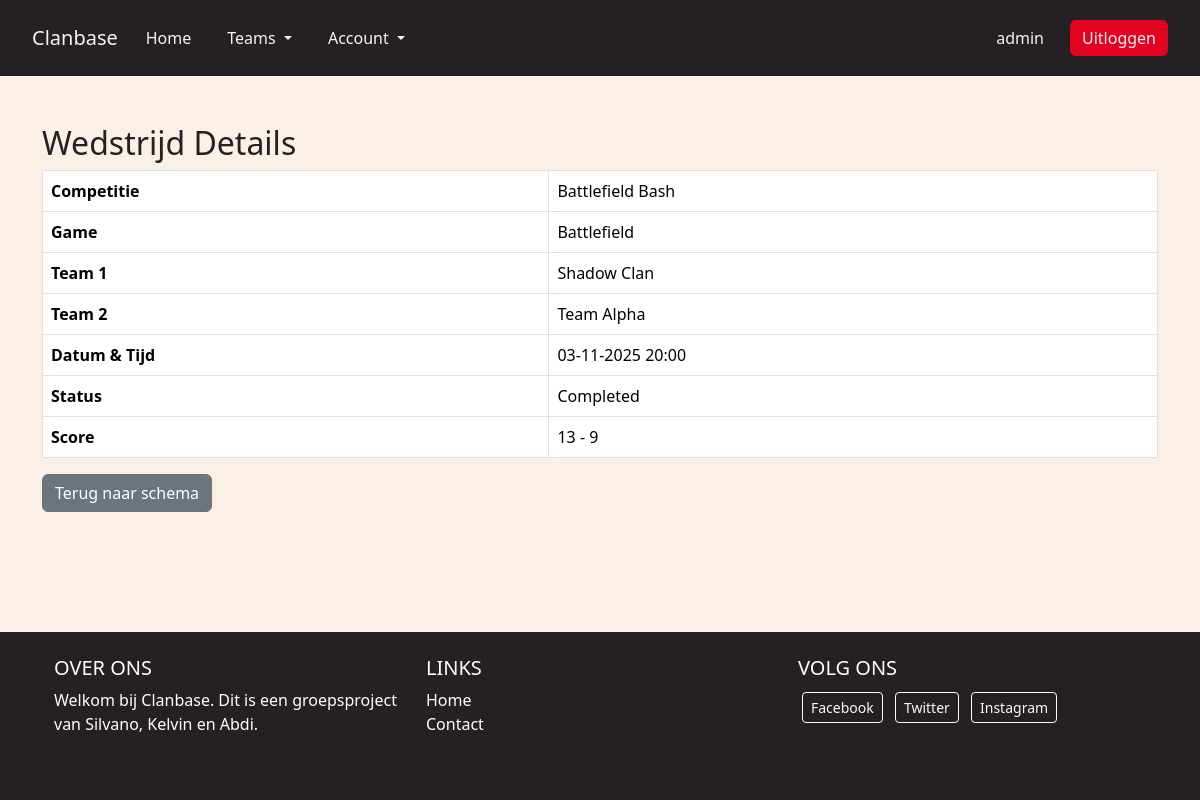
Screenshot of /pages/wedstrijd_detail.php?id=2 (signed in) with the database file from the repository.
### tables this page shows
CREATE TABLE `matches` (
  `match_id` int(11) NOT NULL,
  `competition_id` int(11) DEFAULT NULL,
  `team1_id` int(11) DEFAULT NULL,
  `team2_id` int(11) DEFAULT NULL,
  `user1_id` int(11) DEFAULT NULL,
  `user2_id` int(11) DEFAULT NULL,
  `scheduled_at` datetime DEFAULT NULL,
  `played_at` datetime DEFAULT NULL,
  `status` enum('scheduled','completed','confirmed') DEFAULT 'scheduled',
  `winner_team_id` int(11) DEFAULT NULL,
  `winner_user_id` int(11) DEFAULT NULL,
  `score_team1` int(11) DEFAULT 0,
  `score_team2` int(11) DEFAULT 0
);

CREATE TABLE `competitions` (
  `competition_id` int(11) NOT NULL,
  `name` varchar(100) NOT NULL,
  `description` text DEFAULT NULL,
  `type` enum('tournament','ladder') NOT NULL,
  `game` varchar(100) DEFAULT NULL,
  `created_by` int(11) DEFAULT NULL,
  `start_date` date DEFAULT NULL,
  `end_date` date DEFAULT NULL
);

CREATE TABLE `teams` (
  `team_id` int(11) NOT NULL,
  `name` varchar(100) NOT NULL,
  `description` text DEFAULT NULL,
  `created_by` int(11) DEFAULT NULL
);

### pages/wedstrijd_detail.php (the view, shortened to what this page needs)
<?php
$conn = dbConnect();
$matchId = $_GET['id'] ?? null;
$sql = "
SELECT m.*,
       t1.name AS team1_name, t2.name AS team2_name,
       c.name AS competition_name, c.game
FROM matches m
LEFT JOIN teams t1 ON m.team1_id = t1.team_id
LEFT JOIN teams t2 ON m.team2_id = t2.team_id
LEFT JOIN competitions c ON m.competition_id = c.competition_id
WHERE m.match_id = :id
";
$stmt = $conn->prepare($sql);
$stmt->execute(['id' => $matchId]);
$match = $stmt->fetch(PDO::FETCH_ASSOC);
?>
<!DOCTYPE html>
<html lang="nl">
<head>
    <link href="https://cdn.jsdelivr.net/npm/bootstrap@5.3.8/dist/css/bootstrap.min.css" rel="stylesheet">
    <link rel="stylesheet" href="../css/style.css">
</head>
<body>
    <?php include '../php/navbar.php'; ?>
    <div class="container py-5">
        <h2>Wedstrijd Details</h2>
        <table class="table table-bordered">
            <tr>
                <th>Competitie</th>
                <td><?= htmlspecialchars($match['competition_name']) ?></td>
            </tr>
            <tr>
                <th>Game</th>
                <td><?= htmlspecialchars($match['game'] ?? 'Niet gespecificeerd') ?></td>
            </tr>
            <tr>
                <th>Team 1</th>
                <td><?= htmlspecialchars($match['team1_name']) ?></td>
            </tr>
            <tr>
                <th>Team 2</th>
                <td><?= htmlspecialchars($match['team2_name']) ?></td>
            </tr>
            <tr>
                <th>Datum & Tijd</th>
                <td><?= date('d-m-Y H:i', strtotime($match['scheduled_at'])) ?></td>
            </tr>
            <tr>
                <th>Status</th>
                <td><?= ucfirst($match['status']) ?></td>
            </tr>
            <tr>
                <th>Score</th>
                <td><?= $match['score_team1'] ?> - <?= $match['score_team2'] ?></td>
            </tr>
        </table>
        <a href="wedstrijdschema.php" class="btn btn-secondary">Terug naar schema</a>
    </div>
    <?php include '../php/footer.php'; ?>
</body>
</html>

### css/style.css (style rules this page uses)
html, body { background-color: #faf0e6; color: #242024; font-family: 'Segoe UI', sans-serif; }

### rows the page displays
matches: competition.name "Battlefield Bash", competition.game "Battlefield", teams.name "Shadow Clan", teams.name "Team Alpha", scheduled_at "03-11-2025 20:00", status "Completed", score_team1 "13", score_team2 "9"

### other values shown
$_SESSION['username'] "admin"
